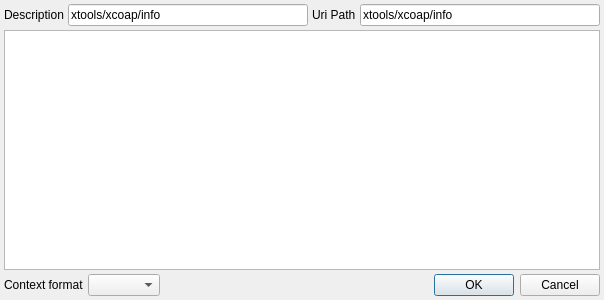
<?xml version="1.0" encoding="UTF-8"?>
<ui version="4.0">
 <class>CoAPResourceEditor</class>
 <widget class="QWidget" name="CoAPResourceEditor">
  <property name="geometry">
   <rect>
    <x>0</x>
    <y>0</y>
    <width>604</width>
    <height>300</height>
   </rect>
  </property>
  <property name="windowTitle">
   <string notr="true">Form</string>
  </property>
  <property name="toolTip">
   <string notr="true"/>
  </property>
  <layout class="QGridLayout" name="gridLayout">
   <property name="leftMargin">
    <number>4</number>
   </property>
   <property name="topMargin">
    <number>4</number>
   </property>
   <property name="rightMargin">
    <number>4</number>
   </property>
   <property name="bottomMargin">
    <number>4</number>
   </property>
   <property name="spacing">
    <number>4</number>
   </property>
   <item row="2" column="1">
    <widget class="QComboBox" name="comboBoxContextFormat"/>
   </item>
   <item row="2" column="2">
    <widget class="QDialogButtonBox" name="buttonBox">
     <property name="standardButtons">
      <set>QDialogButtonBox::StandardButton::Cancel|QDialogButtonBox::StandardButton::Ok</set>
     </property>
    </widget>
   </item>
   <item row="2" column="0">
    <widget class="QLabel" name="label">
     <property name="text">
      <string>Context format</string>
     </property>
    </widget>
   </item>
   <item row="1" column="0" colspan="3">
    <widget class="QTextEdit" name="textEdit"/>
   </item>
   <item row="0" column="0" colspan="3">
    <layout class="QHBoxLayout" name="horizontalLayout">
     <item>
      <widget class="QLabel" name="label_3">
       <property name="text">
        <string>Description</string>
       </property>
      </widget>
     </item>
     <item>
      <widget class="QLineEdit" name="lineEditDescription">
       <property name="text">
        <string notr="true">xtools/xcoap/info</string>
       </property>
      </widget>
     </item>
     <item>
      <widget class="QLabel" name="label_2">
       <property name="text">
        <string>Uri Path</string>
       </property>
      </widget>
     </item>
     <item>
      <widget class="QLineEdit" name="lineEditUriPath">
       <property name="text">
        <string notr="true">xtools/xcoap/info</string>
       </property>
       <property name="placeholderText">
        <string notr="true">the/path/to/resource</string>
       </property>
      </widget>
     </item>
    </layout>
   </item>
  </layout>
 </widget>
 <resources/>
 <connections/>
</ui>
